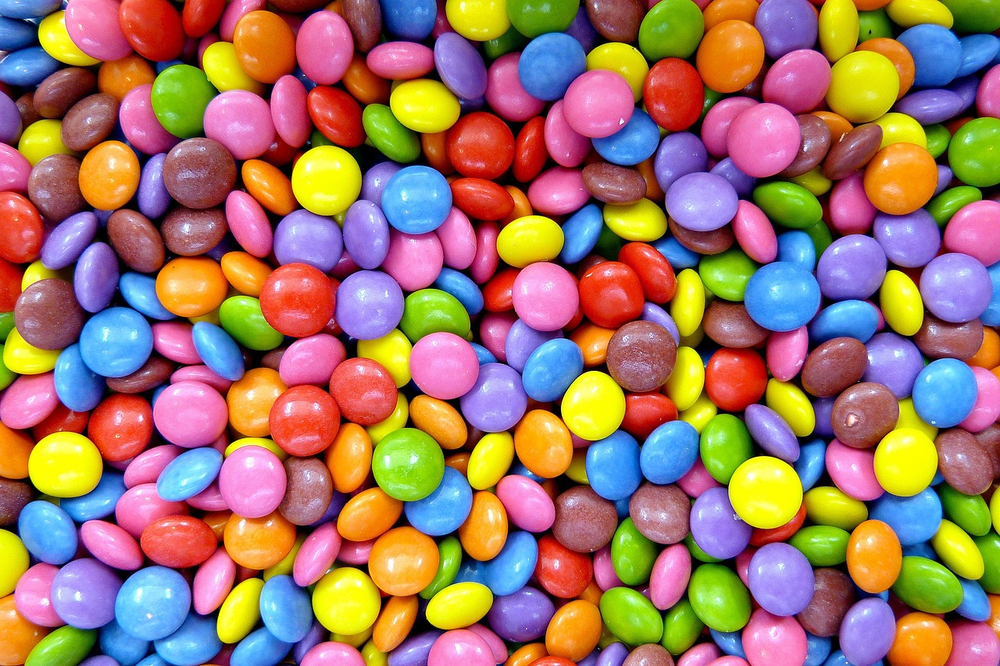
#> input picture images/candy.png, 1000 x 666 px, shrunk from 1280 x 853 before the run, found by its file name
$ python 09.py
#> lines starting #> are read from the running program, lines starting #| are printed output that depends on the picture; after the words box and inside, x2 and y2 are one past the last pixel; in counts of white or black regions, pixels touching at a corner belong together
import cv2
import numpy as np

img_BGR = cv2.imread("/home/mahiroo/opencv_practice/images/candy.png")
#> img_BGR is the input picture: shape (666, 1000, 3); mean B, G, R 102.4, 118.5, 158.8

img_HSV = cv2.cvtColor(img_BGR, cv2.COLOR_BGR2HSV)
#> img_HSV: shape (666, 1000, 3); mean H, S, V 86.1, 180.1, 191.1

lower_green = np.array([40, 75, 75])
upper_green = np.array([80, 255, 255])
green_mask = cv2.inRange(img_HSV, lower_green, upper_green)
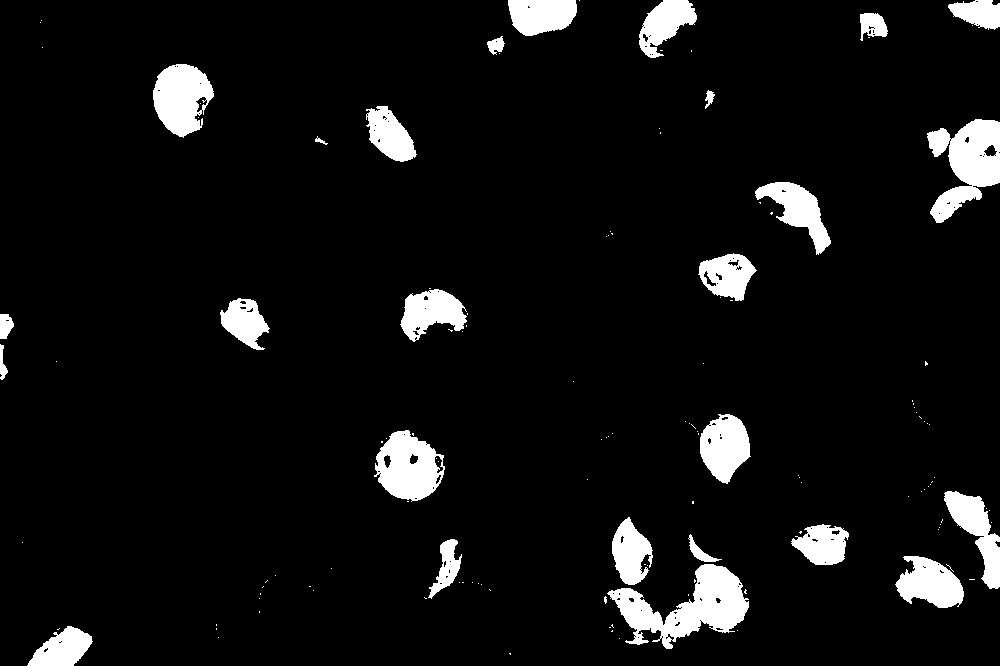
#> green_mask: shape (666, 1000); 6.8% white; 134 white regions (108 under 20 px), largest, box (x1, y1, x2, y2) and area: (607, 564, 749, 649) 5346, (927, 119, 1000, 223) 4247, (374, 430, 445, 502) 3312

img_green_masked = cv2.bitwise_and(img_BGR, img_BGR, mask=green_mask)
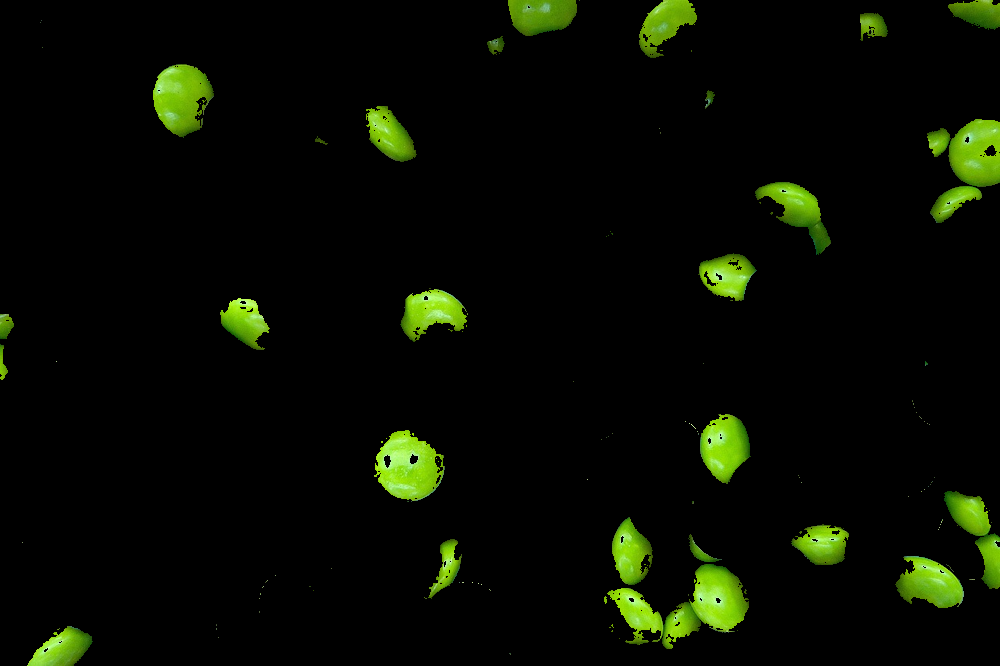
#> img_green_masked: shape (666, 1000, 3); mean B, G, R 1.5, 12, 7.7

cv2.imshow('green', img_green_masked)
cv2.waitKey(0)
